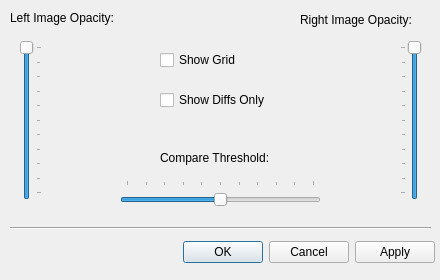
<?xml version="1.0" encoding="UTF-8"?>
<ui version="4.0">
 <class>PreferencesDialog</class>
 <widget class="QDialog" name="PreferencesDialog">
  <property name="geometry">
   <rect>
    <x>0</x>
    <y>0</y>
    <width>440</width>
    <height>280</height>
   </rect>
  </property>
  <property name="minimumSize">
   <size>
    <width>440</width>
    <height>280</height>
   </size>
  </property>
  <property name="maximumSize">
   <size>
    <width>440</width>
    <height>280</height>
   </size>
  </property>
  <property name="windowTitle">
   <string>Preferences</string>
  </property>
  <widget class="QDialogButtonBox" name="buttonBox">
   <property name="geometry">
    <rect>
     <x>10</x>
     <y>236</y>
     <width>425</width>
     <height>32</height>
    </rect>
   </property>
   <property name="orientation">
    <enum>Qt::Horizontal</enum>
   </property>
   <property name="standardButtons">
    <set>QDialogButtonBox::Apply|QDialogButtonBox::Cancel|QDialogButtonBox::Ok</set>
   </property>
  </widget>
  <widget class="QCheckBox" name="showGridCheckBox">
   <property name="geometry">
    <rect>
     <x>160</x>
     <y>50</y>
     <width>121</width>
     <height>20</height>
    </rect>
   </property>
   <property name="text">
    <string>Show Grid</string>
   </property>
  </widget>
  <widget class="QCheckBox" name="hideSourcesCheckBox">
   <property name="geometry">
    <rect>
     <x>160</x>
     <y>90</y>
     <width>131</width>
     <height>20</height>
    </rect>
   </property>
   <property name="text">
    <string>Show Diffs Only</string>
   </property>
  </widget>
  <widget class="QSlider" name="leftOpacitySlider">
   <property name="geometry">
    <rect>
     <x>20</x>
     <y>40</y>
     <width>22</width>
     <height>160</height>
    </rect>
   </property>
   <property name="sizePolicy">
    <sizepolicy hsizetype="Fixed" vsizetype="Fixed">
     <horstretch>0</horstretch>
     <verstretch>0</verstretch>
    </sizepolicy>
   </property>
   <property name="maximum">
    <number>100</number>
   </property>
   <property name="value">
    <number>100</number>
   </property>
   <property name="orientation">
    <enum>Qt::Vertical</enum>
   </property>
   <property name="tickPosition">
    <enum>QSlider::TicksBelow</enum>
   </property>
   <property name="tickInterval">
    <number>10</number>
   </property>
  </widget>
  <widget class="QSlider" name="rightOpacitySlider">
   <property name="geometry">
    <rect>
     <x>400</x>
     <y>40</y>
     <width>22</width>
     <height>160</height>
    </rect>
   </property>
   <property name="sizePolicy">
    <sizepolicy hsizetype="Fixed" vsizetype="Fixed">
     <horstretch>0</horstretch>
     <verstretch>0</verstretch>
    </sizepolicy>
   </property>
   <property name="maximum">
    <number>100</number>
   </property>
   <property name="value">
    <number>100</number>
   </property>
   <property name="orientation">
    <enum>Qt::Vertical</enum>
   </property>
   <property name="tickPosition">
    <enum>QSlider::TicksAbove</enum>
   </property>
   <property name="tickInterval">
    <number>10</number>
   </property>
  </widget>
  <widget class="QSlider" name="thresholdSlider">
   <property name="geometry">
    <rect>
     <x>120</x>
     <y>180</y>
     <width>201</width>
     <height>31</height>
    </rect>
   </property>
   <property name="sizePolicy">
    <sizepolicy hsizetype="Fixed" vsizetype="Fixed">
     <horstretch>0</horstretch>
     <verstretch>0</verstretch>
    </sizepolicy>
   </property>
   <property name="maximum">
    <number>100</number>
   </property>
   <property name="value">
    <number>50</number>
   </property>
   <property name="orientation">
    <enum>Qt::Horizontal</enum>
   </property>
   <property name="tickPosition">
    <enum>QSlider::TicksAbove</enum>
   </property>
   <property name="tickInterval">
    <number>10</number>
   </property>
  </widget>
  <widget class="QLabel" name="label">
   <property name="geometry">
    <rect>
     <x>160</x>
     <y>150</y>
     <width>141</width>
     <height>16</height>
    </rect>
   </property>
   <property name="text">
    <string>Compare Threshold:</string>
   </property>
  </widget>
  <widget class="QLabel" name="label_2">
   <property name="geometry">
    <rect>
     <x>10</x>
     <y>10</y>
     <width>131</width>
     <height>16</height>
    </rect>
   </property>
   <property name="text">
    <string>Left Image Opacity:</string>
   </property>
   <property name="wordWrap">
    <bool>true</bool>
   </property>
  </widget>
  <widget class="QLabel" name="label_3">
   <property name="geometry">
    <rect>
     <x>300</x>
     <y>10</y>
     <width>131</width>
     <height>20</height>
    </rect>
   </property>
   <property name="text">
    <string>Right Image Opacity:</string>
   </property>
  </widget>
  <widget class="Line" name="line">
   <property name="geometry">
    <rect>
     <x>10</x>
     <y>220</y>
     <width>421</width>
     <height>16</height>
    </rect>
   </property>
   <property name="orientation">
    <enum>Qt::Horizontal</enum>
   </property>
  </widget>
 </widget>
 <resources/>
 <connections>
  <connection>
   <sender>buttonBox</sender>
   <signal>accepted()</signal>
   <receiver>PreferencesDialog</receiver>
   <slot>accept()</slot>
   <hints>
    <hint type="sourcelabel">
     <x>248</x>
     <y>254</y>
    </hint>
    <hint type="destinationlabel">
     <x>157</x>
     <y>274</y>
    </hint>
   </hints>
  </connection>
  <connection>
   <sender>buttonBox</sender>
   <signal>rejected()</signal>
   <receiver>PreferencesDialog</receiver>
   <slot>reject()</slot>
   <hints>
    <hint type="sourcelabel">
     <x>316</x>
     <y>260</y>
    </hint>
    <hint type="destinationlabel">
     <x>286</x>
     <y>274</y>
    </hint>
   </hints>
  </connection>
 </connections>
</ui>
